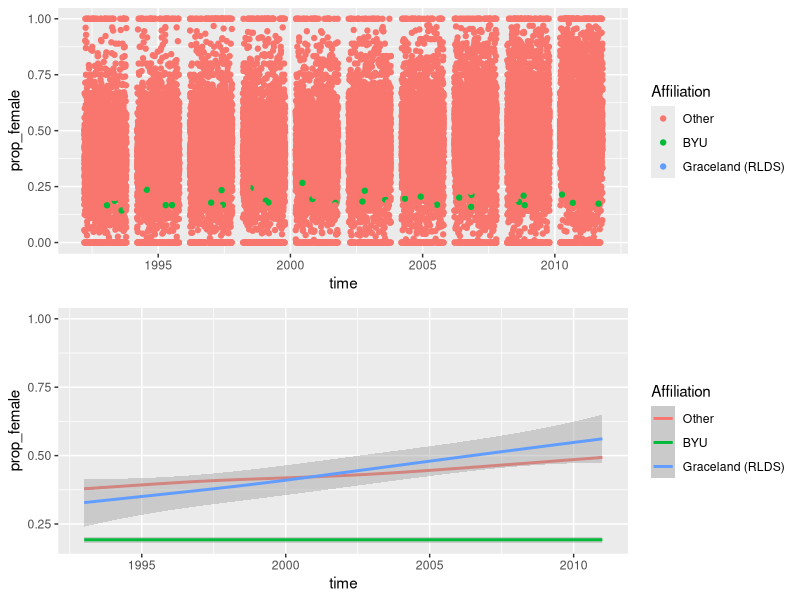

The R source for this figure:
#Dev R 3.3.0 "Supposedly Educational"
#Bryce Bartlett

#@@@
#preliminaries
#@@@

library('ggplot2')
library('gridExtra')

#@@@@@@@@@@
#Read Data
#Data from IPEDS
#https://nces.ed.gov/ipeds/datacenter/Data.aspx
#downloaded 9/17/2016 -- all employees engaged in teaching by female and total
#no idea what imputation status flag means
#@@@@@@@@@@@

dat = read.csv("Data_9-17-2016.csv")
dat = dat[,1:ncol(dat)-1] #wierd "X" variable that appears useless

#@@@@@@@@@@
#Make data useful
#@@@@@@@@@@

#helper functions

pcol = function(df,pattern){
  #helper funciton that looks for string based on regex pattern
  #this will return a list of columns based on the *name* of the column  
  
  col = grepl(pattern,colnames(df),ignore.case=TRUE,perl=TRUE)
  return(df[,col])
}

#dunno what imputation status is; drop
dat = pcol(dat,'^(?!Imputation).*$')

fe=pcol(dat,'instnm|total.women')
t=pcol(dat,'^(?!Grand.total.women).*$')

#rename top variables to include only year
colnames(fe)[2:ncol(fe)] = 
  paste0('fe.',
         na.omit(as.numeric(unlist(strsplit(colnames(fe[2:ncol(fe)]),"[^0-9]+"))))
         )
fe=reshape(fe,direction='long',varying=2:11)

colnames(t)[2:ncol(t)] = 
  paste0('tot.',
    na.omit(as.numeric(unlist(strsplit(colnames(t[2:ncol(t)]),"[^0-9]+"))))
    )
t=reshape(t,direction='long',varying=2:11)

dat=merge(fe,t,by=c('id','instnm','time'));rm(t,fe)
dat$prop_female=dat$fe/dat$tot

#generate box plots by year
byus=grepl('Brigham',dat$instnm,ignore.case=TRUE)
grace=grepl('Graceland',dat$instnm,ignore.case=TRUE)
dat$Affiliation=0
dat$Affiliation[byus]=1
dat$Affiliation[grace]=2
dat$Affiliation = factor(dat$Affiliation,
                         levels=c(0,1,2),
                         labels=c('Other','BYU','Graceland (RLDS)')) #for plotting



j= ggplot(dat, aes(x = time, y=prop_female,col=Affiliation)) + geom_jitter()
l= ggplot(dat, aes(x=time,y=prop_female)) + expand_limits(y=1) + stat_smooth(aes(col = Affiliation)) 

png('plot.png')
  grid.arrange(j,l,nrow=2)
dev.off()
  
#print # of schools and those with missing values
length(unique(dat$id))
length(unique(dat[complete.cases(dat),]$id))

write.csv(dat,'bjb_clean.csv')

